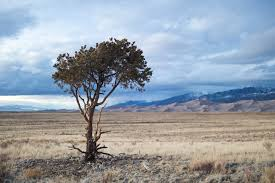
#> input picture Clustering/GMM/sample_img.jfif, 275 x 183 px, found by its file name
$ jupyter execute --allow-errors GMM_implementation_use_caes.ipynb
#> lines starting #> are read from the running program, lines starting #| are printed output that depends on the picture
#  Gaussian Mixture model Implemantation

[cell 1]
import numpy as np
import matplotlib.pyplot as plt
from sklearn.cluster import KMeans
from sklearn.mixture import GaussianMixture
from matplotlib.patches import Circle, Ellipse

[cell 2]
# ---- Step 1: Generate elliptical, overlapped clusters + noise ----
np.random.seed(42)

mean1 = [0, 0]
mean2 = [4, 5]
mean3 = [8, 0]

cov1 = [[4, 1.5], [1.5, 1]]
cov2 = [[3, -1.2], [-1.2, 2]]
cov3 = [[2, 0.8], [0.8, 3]]

X1 = np.random.multivariate_normal(mean1, cov1, 350)
X2 = np.random.multivariate_normal(mean2, cov2, 350)
X3 = np.random.multivariate_normal(mean3, cov3, 350)

# Add noise points
noise = np.random.uniform(low=-5, high=12, size=(120, 2))
X = np.vstack((X1, X2, X3, noise))

[cell 3]
# ---- Step 2: K-means ----
kmeans = KMeans(n_clusters=3, random_state=42)
kmeans_labels = kmeans.fit_predict(X)
kmeans_centers = kmeans.cluster_centers_

# Compute radius as average distance to center
def kmeans_radius(X, labels, centers, cluster_id):
    pts = X[labels == cluster_id]
    if len(pts) == 0:
        return 0
    return np.mean(np.linalg.norm(pts - centers[cluster_id], axis=1))

[cell 4]
# ---- Step 3: GMM ----
gmm = GaussianMixture(n_components=3, covariance_type='full', random_state=42)
gmm_labels = gmm.fit_predict(X)


# ---- Helper: Draw GMM ellipses ----
def draw_ellipse(mean, cov, ax, color):
    vals, vecs = np.linalg.eigh(cov)

    # Width & height = 2 std deviations
    width, height = 2 * np.sqrt(vals)
    angle = np.degrees(np.arctan2(vecs[1, 0], vecs[0, 0]))

    ellipse = Ellipse(
        xy=mean,
        width=width,
        height=height,
        angle=angle,
        edgecolor=color,
        facecolor='none',
        linewidth=2
    )
    ax.add_patch(ellipse)


# ---- Helper: Draw K-means circles ----
def draw_circle(center, radius, ax, color):
    circle = Circle(
        xy=center,
        radius=radius,
        edgecolor=color,
        facecolor='none',
        linewidth=2,
        linestyle='--'
    )
    ax.add_patch(circle)


# ---- Step 4: Plotting ----
fig, axes = plt.subplots(1, 3, figsize=(18, 5))

# Raw data
axes[0].scatter(X[:, 0], X[:, 1], s=8, color='gray')
axes[0].set_title("Elliptical + Overlapped Clusters with Noise")

# K-means plot
axes[1].scatter(X[:, 0], X[:, 1], c=kmeans_labels, cmap="viridis", s=8)
axes[1].set_title("K-means (Spherical Circles)")

# Draw circles for each K-means cluster
for i in range(3):
    r = kmeans_radius(X, kmeans_labels, kmeans_centers, i)
    draw_circle(kmeans_centers[i], r, axes[1], 'black')

# GMM plot
axes[2].scatter(X[:, 0], X[:, 1], c=gmm_labels, cmap="viridis", s=8)
axes[2].set_title("GMM (Elliptical Gaussians)")

# Draw ellipses for GMM clusters
for i in range(3):
    draw_ellipse(gmm.means_[i], gmm.covariances_[i], axes[2], 'black')

plt.tight_layout()
plt.show()
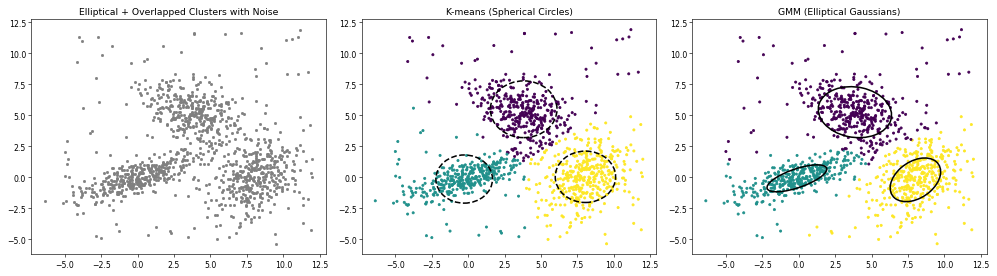
#> figure drawn by matplotlib, 3 panels

# 1. GMM for Image Segmentation

GMM is widely used in computer vision for segmenting images based on color distribution.

[cell 5]
# pip install opencv-python

[cell 6]
import cv2
import numpy as np
from sklearn.mixture import GaussianMixture
import matplotlib.pyplot as plt

# Read an image
img = cv2.imread("D:\\SIStec\\MLDL-2025\\Clustering\\GMM\\sample_img.jfif")        # <-- Use any image file
#> img is the input picture: shape (183, 275, 3); mean B, G, R 168.2, 158.1, 149.3
img = cv2.cvtColor(img, cv2.COLOR_BGR2RGB)

# Reshape to a list of pixels
pixels = img.reshape(-1, 3)

# Fit GMM
gmm = GaussianMixture(n_components=3, covariance_type='tied', random_state=42)
gmm_labels = gmm.fit_predict(pixels)

# Recreate segmented image
segmented_img = gmm.means_[gmm_labels].reshape(img.shape).astype(np.uint8)
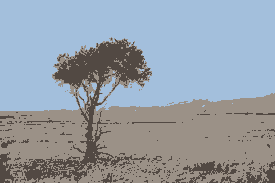
#> segmented_img: shape (183, 275, 3); mean R, G, B 149.3, 158.3, 168.2

# Plot
plt.figure(figsize=(12,5))
plt.subplot(1,2,1); plt.imshow(img); plt.title("Original")
plt.subplot(1,2,2); plt.imshow(segmented_img); plt.title("GMM Segmentation")
plt.show()
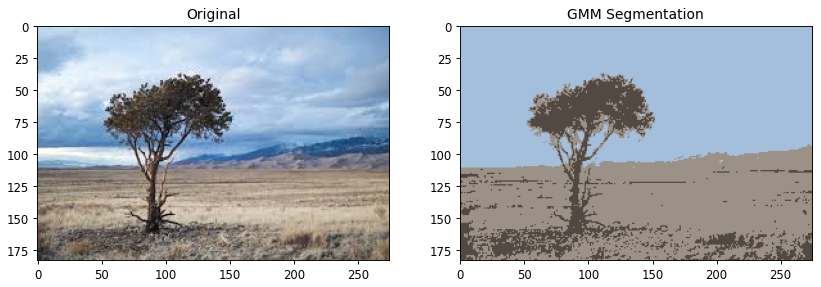
#> figure drawn by matplotlib, 2 panels

# 2. GMM for Anomaly Detection in Finance (Credit Card / Transaction Data)

GMM models normal transaction patterns, and low-likelihood points become anomalies.

[cell 7]
import numpy as np
import pandas as pd
from sklearn.mixture import GaussianMixture
from sklearn.preprocessing import StandardScaler
import matplotlib.pyplot as plt

np.random.seed(42)

# ---- Step 1: Create synthetic real-like transaction data ----
n_normal = 1800
n_fraud = 100

# Normal transactions
normal_amount = np.random.normal(1500, 400, n_normal).clip(50, 5000)
normal_timegap = np.random.exponential(30, n_normal)
normal_freq = np.random.normal(5, 1.2, n_normal)

# Fraud transactions
fraud_amount = np.random.normal(25000, 8000, n_fraud).clip(8000, 50000)
fraud_timegap = np.random.exponential(5, n_fraud)     # frequent transactions
fraud_freq = np.random.normal(20, 4, n_fraud)         # intense merchant behavior

# Combine dataset
amount = np.concatenate([normal_amount, fraud_amount])
timegap = np.concatenate([normal_timegap, fraud_timegap])
freq = np.concatenate([normal_freq, fraud_freq])

df = pd.DataFrame({
    "amount": amount,
    "time_gap": timegap,
    "merchant_freq": freq
})

print("Dataset created. Shape:", df.shape)

# ---- Step 2: Scale features ----
X = df.values
scaler = StandardScaler()
X_scaled = scaler.fit_transform(X)

# ---- Step 3: Fit GMM ----
gmm = GaussianMixture(n_components=2, covariance_type='full', random_state=42)
gmm.fit(X_scaled)

# Likelihood score
log_likelihood = gmm.score_samples(X_scaled)

# Threshold = lowest 3% of likelihoods → anomaly flag
threshold = np.percentile(log_likelihood, 3)
df["anomaly"] = (log_likelihood < threshold).astype(int)

print(df.head())

# ---- Step 4: Visualize result ----
plt.figure(figsize=(8,5))
plt.scatter(df['amount'], df['time_gap'],
            c=df['anomaly'], cmap="coolwarm", s=12)
plt.xlabel("Transaction Amount")
plt.ylabel("Time Gap")
plt.title("GMM Anomaly Detection on Transaction Data")
plt.show()
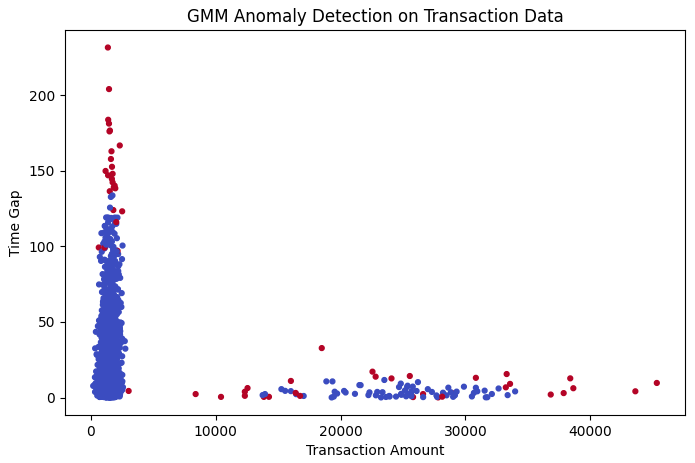
#> figure drawn by matplotlib, 1 panel

🎯 What You Will See

GMM will classify:

Normal transactions → low amount, moderate frequency
Fraudulent transactions →

High amount (20k–50k)

Unusually small time gaps

Very high transaction frequency

The red points (= anomalies) will appear in the high-risk region.

# 5. GMM for Outlier Removal in Machine Learning (Preprocessing)

GMM helps remove noisy data points that do not fit the global distribution.

[cell 8]
import numpy as np
import matplotlib.pyplot as plt
from sklearn.mixture import GaussianMixture

# -------------------------------------------------------------
# Generate sample dataset (use your own X if already available)
# -------------------------------------------------------------
np.random.seed(42)

# Main cluster (good samples)
X1 = np.random.multivariate_normal(
    mean=[0, 0],
    cov=[[1.5, 0.6],[0.6, 1.0]],
    size=450
)

# Noise / anomalies
X2 = np.random.uniform(low=-10, high=10, size=(50, 2))

# Combine
X = np.vstack([X1, X2])

# -------------------------------------------------------------
# Fit GMM
# -------------------------------------------------------------
gmm = GaussianMixture(n_components=1, covariance_type='full', random_state=42)
gmm.fit(X)

# Compute log-likelihood scores
log_probs = gmm.score_samples(X)

# Threshold for anomaly removal (lowest 2%)
threshold = np.percentile(log_probs, 2)

# Cleaned dataset
clean_X = X[log_probs > threshold]
anomalies = X[log_probs <= threshold]

# -------------------------------------------------------------
# Visualization
# -------------------------------------------------------------
plt.figure(figsize=(15, 4))

# 1. Original data
plt.subplot(1, 3, 1)
plt.scatter(X[:, 0], X[:, 1], s=10, alpha=0.6)
plt.title("Original Data")
plt.xlabel("Feature 1")
plt.ylabel("Feature 2")

# 2. Log-likelihood heatmap
plt.subplot(1, 3, 2)
plt.scatter(X[:, 0], X[:, 1], c=log_probs, cmap='viridis', s=10)
plt.colorbar(label="Log-likelihood")
plt.title("GMM Log-likelihood")
plt.xlabel("Feature 1")
plt.ylabel("Feature 2")

# 3. Cleaned data (Anomaly Removed)
plt.subplot(1, 3, 3)
plt.scatter(clean_X[:, 0], clean_X[:, 1], s=10, label="Cleaned Data")
plt.scatter(anomalies[:, 0], anomalies[:, 1], s=30, color="red", label="Removed Anomalies")
plt.title("Cleaned Dataset (GMM Anomaly Removal)")
plt.legend()
plt.xlabel("Feature 1")
plt.ylabel("Feature 2")

plt.tight_layout()
plt.show()
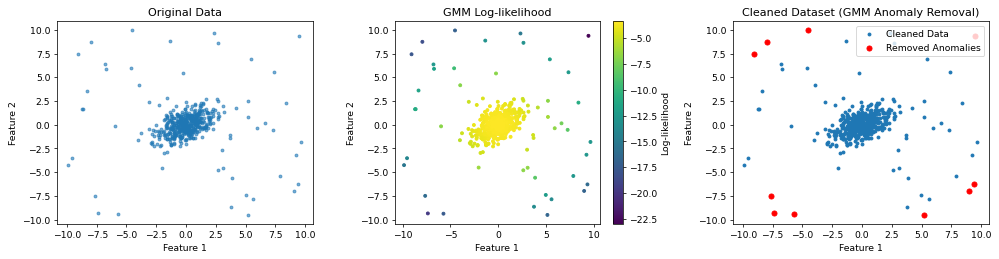
#> figure drawn by matplotlib, 4 panels

print("Original:", X.shape)
print("Cleaned :", clean_X.shape)
print("Removed anomalies:", anomalies.shape)
